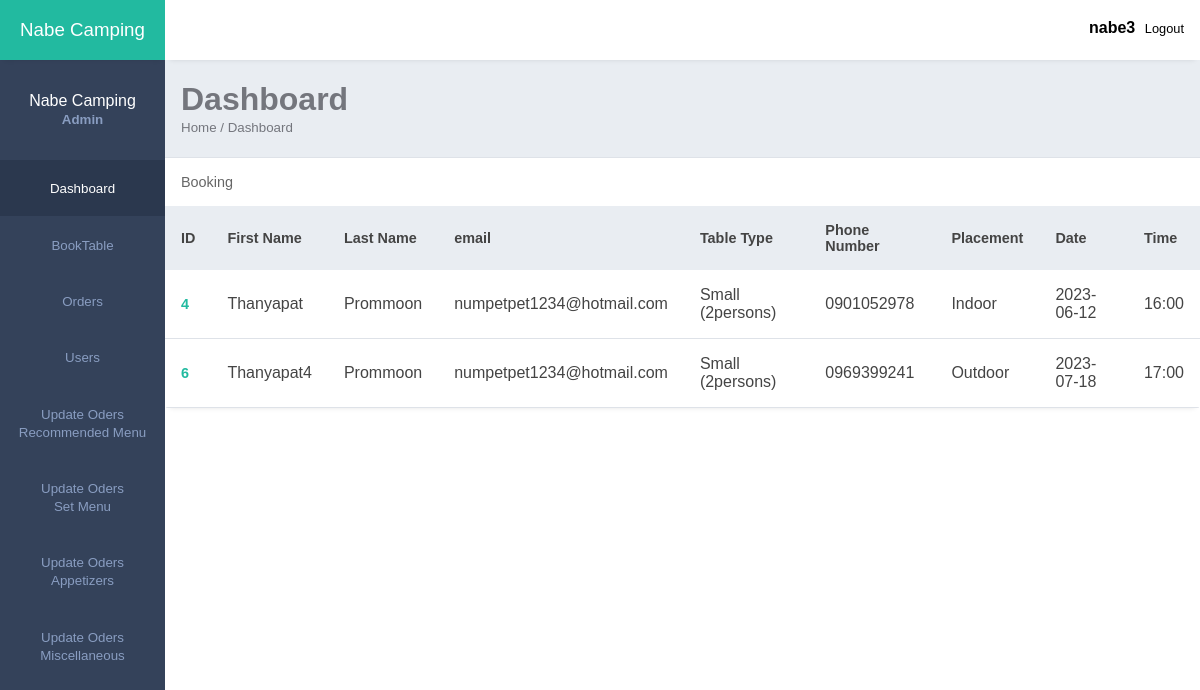
The app's page /dashboard.php (signed in) with its own data.
### tables this page shows
CREATE TABLE `booking` (
  `id` int(10) UNSIGNED NOT NULL,
  `fname` varchar(100) NOT NULL,
  `lname` varchar(100) NOT NULL,
  `email` varchar(100) NOT NULL,
  `tabletype` tinyint(10) NOT NULL,
  `phonenumber` varchar(100) NOT NULL,
  `placement` tinyint(10) NOT NULL,
  `datebook` varchar(100) NOT NULL,
  `timebook` varchar(100) NOT NULL
);

### dashboard.php (the view, shortened to what this page needs)
<?php
    include('server.php');
?>
<!DOCTYPE html>
<html lang="en">
<head>
    <link rel="stylesheet" href="css/dashboardadmin.css">
    <link rel="stylesheet" href="https://maxst.icons8.com/vue-static/landings/line-awesome/line-awesome/1.3.0/css/line-awesome.min.css">
</head>
<body>
    <div class="sidebar">
        <div class="side-header">
            <h3><span>Nabe Camping</span></h3>
        </div>
        <div class="side-content">
            <div class="profile">
                <h4>Nabe Camping</h4>
                <small>Admin</small>
            </div>
            <div class="side-menu">
                <ul>
                    <li>
                       <a href="dashboard.php" class="active">
                            <small>Dashboard</small>
                        </a>
                    </li>
                       <a href="booking.php">
                            <small>BookTable</small>
                        </a>
                    <li>
                       <a href="Oders.php">
                            <small>Orders</small>
                        </a>
                    </li>
                    <li>
                       <a href="aduser.php">
                            <small>Users</small>
                        </a>
                    </li>
                    <li>
                       <a href="updateoder_rec.php">
                            <small>Update Oders <br>Recommended Menu </small>
                        </a>
                    </li>
                    <li>
                       <a href="updateoder_set.php">
                            <small>Update Oders <br>Set Menu</small>
                        </a>
                    </li>
                    <li>
                       <a href="updateoder_app.php">
                            <small>Update Oders <br>Appetizers</small>
                        </a>
                    </li>
                    <li>
                       <a href="updateoder_mis.php">
                            <small>Update Oders <br> Miscellaneous </small>
                        </a>
                    </li>
                </ul>
            </div>
        </div>
    </div>
    <div class="main-content">
        <header>
            <div class="header-content">
                <div class="header-menu">
                    <div class="user">
                        <?php if (isset($_SESSION['username'])) : ?>
                        <p class="usernametext"><strong><?php echo $_SESSION['username'] ; ?></strong></p>
                        <a href="dashboard.php?logout='1'"><span class="las la-power-off"></span></a>
                        <a href="dashboard.php?logout='1'"><span class ="btnlogout">Logout</span></a>
                        <?php endif ?>
                    </div>
                </div>
            </div>
        </header>
        <main>
            <div class="page-header">
                <h1>Dashboard</h1>
                <small>Home / Dashboard</small>
            </div>
                <div class="records table-responsive">
                    <div class="record-header">
                        <div class="add">
                            <span>Booking</span>
                        </div>
                    </div>
                    <div>
                        <table width="100%">
                            <thead>
                                <tr>
                                <tr>
                                    <th>ID</th>
                                    <th>First Name</th>
                                    <th>Last Name</th>
                                    <th>email</th>
                                    <th>Table Type</th>
                                    <th>Phone Number</th>
                                    <th>Placement</th>
                                    <th>Date</th>
                                    <th>Time</th>
                                </tr>
                                </tr>
                            </thead>
                            <tbody>
                            <?php
                                $query = "SELECT * FROM booking";
                                $query_run = mysqli_query($conn, $query);
                                if (mysqli_num_rows($query_run) > 0)
                                {
                                    foreach($query_run as $row)
                                        {
                                            ?>
                                                <tr>
                                                    <td><?= $row['id']; ?></td>
                                                    <td><?= $row['fname']; ?></td>
                                                    <td><?= $row['lname']; ?></td>
                                                    <td><?= $row['email']; ?></td>
                                                    <td>
                                                    <?php
                                                            if($row['tabletype'] == '0'){
                                                                echo 'Small (2persons)' ;
                                                            }
                                                        ?>
                                                    </td>
                                                    <td><?= $row['phonenumber']; ?></td>
                                                    <td>
                                                    <?php
                                                            if($row['placement'] == '0'){
                                                                echo 'Outdoor' ;
                                                            }
                                                            if($row['placement'] == '1'){
                                                                echo 'Indoor' ;
                                                            }
                                                        ?>
                                                    </td>
                                                    <td><?= $row['datebook']; ?></td>
                                                    <td><?= $row['timebook']; ?></td>
                                                </tr>
                                            <?php
                                        }
                                    }
                                    else
                                    {
                                        ?>
                                            <tr>
                                                <td colspan="3">No Record not Found</td>
                                            </tr>
                                        <?php
                                    }
                            ?>
                            </tbody>
                        </table>
                    </div>
                </div>
            </div>
</body>
</html>

### css/dashboardadmin.css (style rules this page uses)
:root { --main-color: #22BAA0; --color-dark: #34425A; --text-grey: #B0B0B0; --black1 :#000000; --green: #2d9c49; --white1: #e8e8e8; --red : #db5252; --orange: #e79121; }
.btnlogout { color: var(--black1); }
* { margin: 0; padding: 0; text-decoration: none; list-style-type: none; box-sizing: border-box; font-family: 'Merriweather', sans-serif; }
.btnlogout { font-family: 'Merriweather', sans-serif; }
.sidebar { position: fixed; height: 100%; width: 165px; left: 0; bottom: 0; top: 0; z-index: 100; background: var(--color-dark); transition: left 300ms; }
.side-header { box-shadow: 0px 5px 5px -5px rgb(0 0 0 /10%); background: var(--main-color); height: 60px; display: flex; justify-content: center; align-items: center; }
.side-header h3, side-head span { color: #fff; font-weight: 400; }
.side-content { height: calc(100vh - 60px); overflow: auto; }
.profile { text-align: center; padding: 2rem 0rem; }
.profile h4 { color: #fff; font-weight: 500; }
.profile small { color: #899DC1; font-weight: 600; }
.sidebar { overflow-y: auto; }
.side-menu ul { text-align: center; }
.side-menu a { display: block; padding: 1.2rem 0rem; }
.side-menu a.active { background: #2B384E; }
.side-menu a.active span, .side-menu a.active small { color: #fff; }
.side-menu a span, .side-menu a small { color: #899DC1; }
.main-content { margin-left: 165px; width: calc(100% - 165px); transition: margin-left 300ms; }
header { position: fixed; right: 0; top: 0; left: 165px; z-index: 100; height: 60px; box-shadow: 0px 5px 5px -5px rgb(0 0 0 /10%); background: #fff; transition: left 300ms; }
.header-content, .header-menu { display: flex; align-items: center; }
.header-content { justify-content: space-between; padding: 0rem 1rem; padding-top: 1.2rem; }
.header-menu { justify-content: flex-end; }
.user { display: flex; align-items: center; }
.usernametext { font-size: 1rem; text-align: center; }
.user span:last-child { display: inline-block; margin-left: .3rem; font-size: .8rem; }
main { margin-top: 60px; }
.page-header { padding: 1.3rem 1rem; background: #E9edf2; border-bottom: 1px solid #dee2e8; }
.page-header h1, .page-header small { color: #74767d; }
.records { box-shadow: 0px 5px 5px -5px rgb(0 0 0 / 10%); background: #fff; border-radius: 3px; }
.record-header { padding: 1rem; display: flex; justify-content: space-between; align-items: center; }
.add, .browse { display: flex; align-items: center; }
.add span { display: inline-block; margin-right: .6rem; font-size: .9rem; color: #666; }
.table-responsive { width: 100%; overflow: auto; }
table { border-collapse: collapse; }
table thead tr { background: #e9edf2; }
table thead th { padding: 1rem 1rem; text-align: left; color: #444; font-size: .9rem; }
table thead th:first-child { padding-left: 1rem; }
table tbody td { padding: 1rem 1rem; color: #444; }
table tbody td:first-child { padding-left: 1rem; color: var(--main-color); font-weight: 600; font-size: .9rem; }
table tbody tr { border-bottom: 1px solid #dee2e8; }

### records on screen
booking: id "4", fname "Thanyapat", lname "Prommoon", email "numpetpet1234@hotmail.com", tabletype "Small (2persons)", phonenumber "0901052978", placement "Indoor", datebook "2023-06-12", timebook "16:00"
booking: id "6", fname "Thanyapat4", lname "Prommoon", email "numpetpet1234@hotmail.com", tabletype "Small (2persons)", phonenumber "0969399241", placement "Outdoor", datebook "2023-07-18", timebook "17:00"

### other values on screen
$_SESSION['username'] "nabe3"
